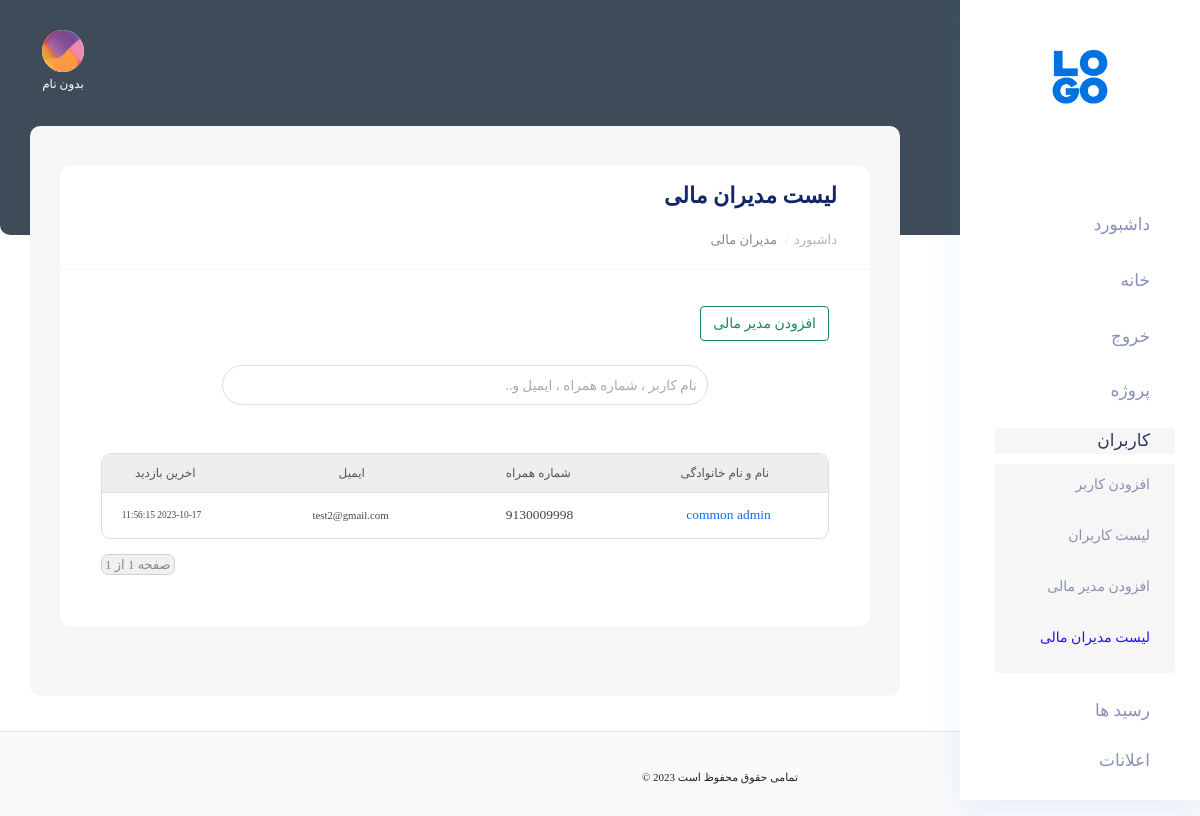
The page /u/dashboard/user/task/list (signed in) on the database as committed earlier.
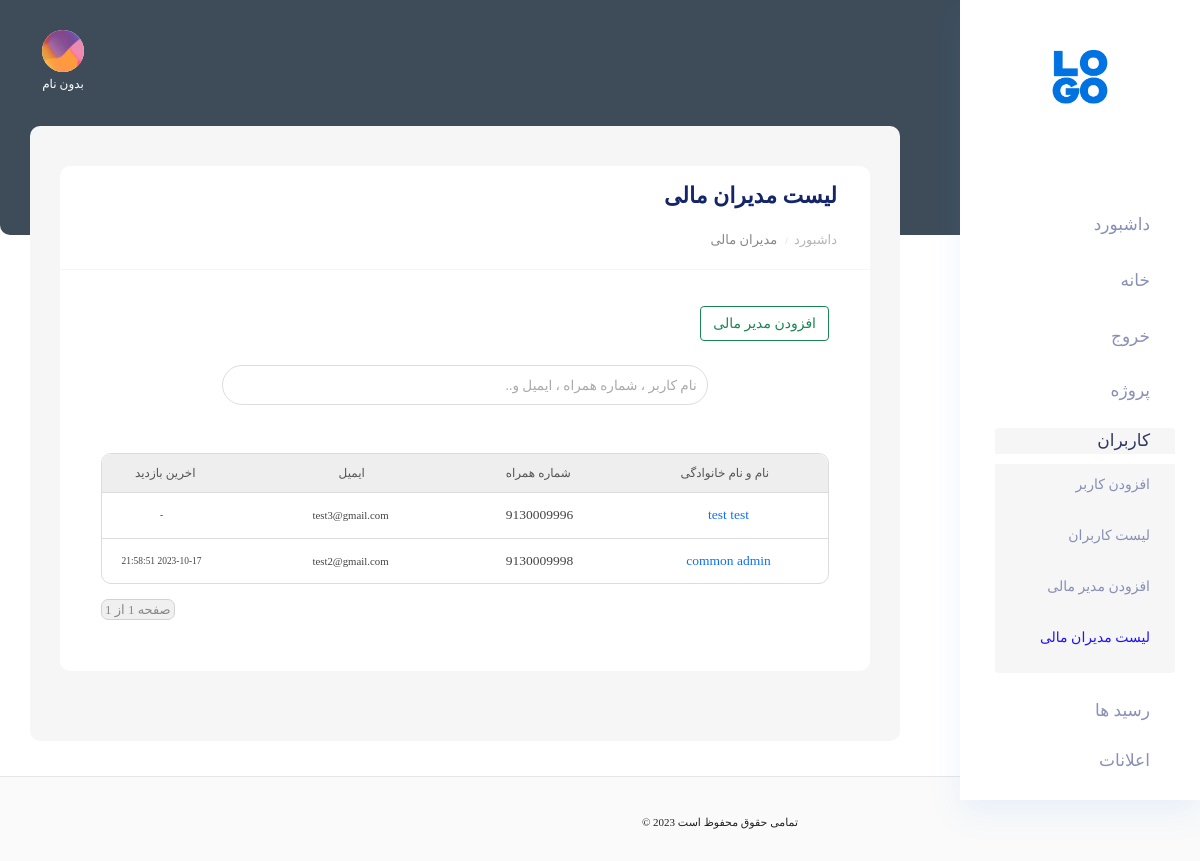
The same page on the database as committed later.
### account/models.py (models this page shows, shortened)
class User(AbstractUser):
    ROLE_USER_OPTIONS = (
        ('normal_user', 'کاربر عادی'),
        ('financial_user', 'ادمین مالی'),
        ('super_user', 'ادمین وِیژه'),
    )
    first_name = models.CharField("first name", max_length=150, blank=True, default="بدون نام")
    username = None
    email = models.EmailField("email address", null=True, blank=True, unique=True)
    phonenumber = PhoneNumberField(region='IR', unique=True)
    is_phonenumber_confirmed = models.BooleanField(default=False)
    role = models.CharField(max_length=20, choices=ROLE_USER_OPTIONS, default='normal_user')
    USERNAME_FIELD = "phonenumber"
    REQUIRED_FIELDS = []
    objects = CustomBaseUserManager()
    normal_user = NormalUserManager()
    financial_user = FinancialUserManager()
    super_user = SuperUserManager()
    class Meta:
        ordering = '-id',
    @property
    def is_admin(self):
        return True if self.role in settings.ADMIN_USER_ROLES else False
    @property
    def is_common_admin(self):
        return True if self.role in settings.COMMON_ADMIN_USER_ROLES else False
    @property
    def is_super_admin(self):
        return True if self.role in settings.SUPER_ADMIN_ROLES else False
    def get_raw_phonenumber(self):
        p = str(self.phonenumber).replace('+98', '')
        return p
    def get_full_name(self):
        fl = f'{self.first_name} {self.last_name}'.strip() or 'بدون نام'
        return fl
    def get_image_url(self):
        return '/static/images/dashboard/client_img.png'
    def get_last_login(self):
        if self.last_login:
            return self.last_login.strftime('%Y-%m-%d %H:%M:%S')
        return '-'
    def get_absolute_url(self):
        return reverse('account:user_detail', args=(self.id,))

### account/views/dashboard.py (the view)
# urls.py: path('dashboard/user/task/list', dashboard.UserFinancialList.as_view(), name='user_financial_list'),
class UserFinancialList(View):
    template_name = 'account/dashboard/admin/list.html'
    def search(self, request, objects):
        s = request.GET.get('search')
        if not s:
            return objects
        objects = objects.annotate(full_name=Concat('first_name', Value(' '), 'last_name'))
        lookup = Q(phonenumber__icontains=s) | Q(full_name__icontains=s) | Q(
            email__icontains=s)
        return objects.filter(lookup)
    @admin_required_cbv()
    def get(self, request):
        users = User.financial_user.all()
        users = self.search(request, users)
        page_num = request.GET.get('page', 1)
        pagination = Paginator(users, 20)
        pagination = pagination.get_page(page_num)
        users = pagination.object_list
        context = {
            'users': users,
            'pagination': pagination
        }
        return render(request, self.template_name, context)

### account/models.py (called while the page is built)
    def get_queryset(self):
        return super().get_queryset().filter(role='financial_user')

### account/templates/account/dashboard/admin/list.html (shortened to what the changed rows need)
{% extends 'account/dashboard/components/base/base_template.html' %}
{% block Content %}
    <section class="main_content dashboard_part large_header_bg">
        <div class="main_content_iner">
            <div class="container-fluid p-0 ">
                <div class="col-lg-12">
                    <div class="white_card mb_30">
                        <div class="white_card_body">
                            <div class="card-body">
                                <div class="list-row">
                                    {% for user in users %}
                                        <div class="detail-row">
                                            <div class="col-3">
                                                <a href="{{ user.get_absolute_url }}">
                                                    {{ user.get_full_name|default:'بدون نام' }}
                                                </a>
                                            </div>
                                            <div class="col-3">
                                                {{ user.get_raw_phonenumber }}
                                            </div>
                                            <div class="col-3 font-80">
                                                {{ user.email|default:'-' }}
                                            </div>
                                            <div class="col-3 font-70">
                                                {{ user.get_last_login|default:'-' }}
                                            </div>
                                        </div>
                                    {% empty %}
                                        <div class="container-not-found-base">
                                            <p>کاربری یافت نشد</p>
                                        </div>
                                    {% endfor %}
                                </div>
                            </div>
                        </div>
                    </div>
                </div>
            </div>
        </div>
    </section>
{% endblock %}

Rows that differ between the two databases and show on the page:
added User: get_full_name "test test", get_raw_phonenumber "9130009996", email "test3@gmail.com", get_last_login "-"
changed User "common admin": get_last_login "2023-10-17 11:56:15" → "2023-10-17 21:58:51"
